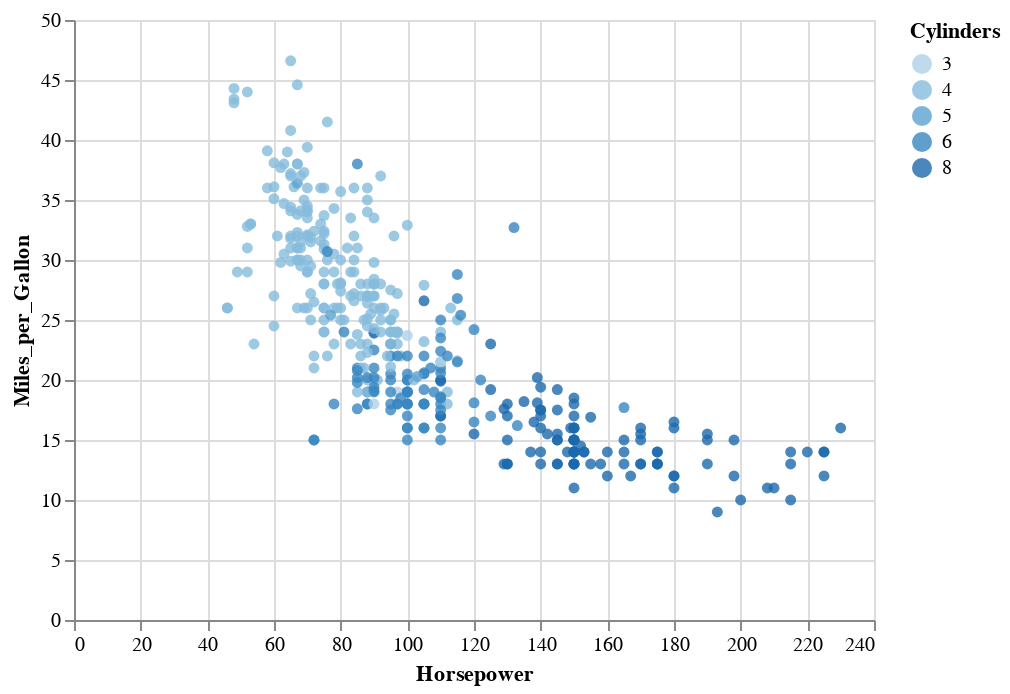

Notebook code cell kept with this figure:
### Markdown cell above
## Selection

### Code cell
selection = alt.selection_single();
  
alt.Chart(cars).mark_circle().add_selection(
    selection
).encode(
    x='Horsepower:Q',
    y='Miles_per_Gallon:Q',
    color=alt.condition(selection, 'Cylinders:O', alt.value('grey')),
    opacity=alt.condition(selection, alt.value(0.8), alt.value(0.1))
)

### Figure 1 — Vega-Lite specification as saved in the notebook (floating-point values rounded to 4 significant figures; data arrays with more than 128 entries replaced by an {"elided": "..."} marker saying what was removed)
{"$schema": "https://vega.github.io/schema/vega-lite/v3.4.0.json", "config": {"mark": {"tooltip": null}, "view": {"height": 300, "width": 400}}, "data": {"name": "data-f02450ab61490a1363517a0190416235"}, "datasets": {"data-f02450ab61490a1363517a0190416235": {"elided": "406 records"}}, "encoding": {"color": {"condition": {"field": "Cylinders", "selection": "selector006", "type": "ordinal"}, "value": "grey"}, "opacity": {"condition": {"selection": "selector006", "value": 0.8}, "value": 0.1}, "x": {"field": "Horsepower", "type": "quantitative"}, "y": {"field": "Miles_per_Gallon", "type": "quantitative"}}, "mark": "circle", "selection": {"selector006": {"type": "single"}}}
